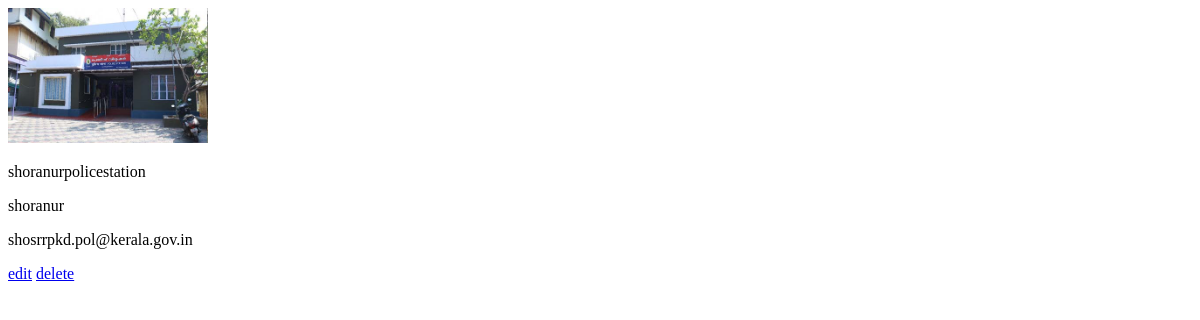
Page /my_admin/viewstations/ on the earlier database version.
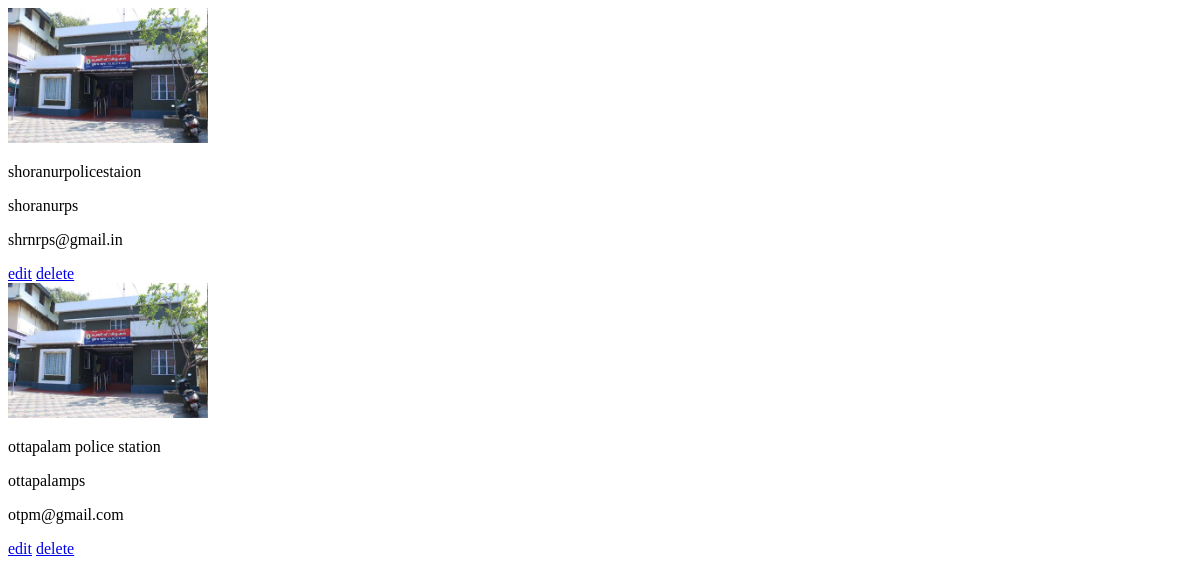
Same page on the later database version.
### my_admin/models.py (models this page shows, shortened)
class StationDetails(models.Model):
    station_name=models.CharField(max_length=88,null=True,blank=True)
    station_number=models.IntegerField(null=True,blank=True)
    description=models.TextField(null=True,blank=True)
    address=models.CharField(max_length=300,null=True,blank=True)
    station_image=models.ImageField(null=True,blank=True,upload_to='station_images')
    user_details=models.OneToOneField(LoginDetails,on_delete=models.CASCADE)
    phone=models.CharField(max_length=90,null=True,blank=True)
    updated_at=models.DateTimeField(auto_now_add=True)
    created_at=models.DateTimeField(auto_now_add=True)

### log_manager/models.py (models this page shows, shortened)
class LoginDetails(AbstractUser):
    USER_TYPE_CHOICES = [
        ('ADMIN', 'admin'),
        ('POLICESTATION', 'policestation'),
        ('USER', 'user'),
        ('LABOUR', 'labour'),
    ]
    user_type = models.CharField(max_length=22, choices=USER_TYPE_CHOICES, blank=True, null=True)
    status = models.CharField(default='pending', max_length=10, choices=[
        ('pending', 'Pending'),
        ('verified', 'Verified'),
        ('rejected', 'Rejected'),
    ])
    is_active = models.BooleanField(default=True)
    created_at = models.DateTimeField(auto_now_add=True)
    updated_at = models.DateTimeField(auto_now=True)

### my_admin/views.py (the view)
# urls.py: path('viewstations/',ViewStation.as_view(),name='viewstations'),
class ViewStation(View):
    def get(self,request):
        station=StationDetails.objects.select_related('user_details').all()
        return render(request,'my_admin/view_stations.html',{'view':station})

### template/my_admin/view_stations.html (shortened to what this page needs)
<!DOCTYPE html>
<html lang="en">
<head>
</head>
<body>
{% for station in view %}
<div class="card">
        <img src="{{ station.station_image.url }}" heigth="200px" width="200px">
        <p>{{station.station_name}}</p>
        <p>{{station.user_details.username}}</p>
    <p>{{station.user_details.email}}</p>
        <a href="{{user.id}}">edit</a>
    <a href="{{user.id}}">delete</a>
</div>
{% endfor %}
</body>
</html>

Differences in the rows shown:
changed StationDetails: station_name "shoranurpolicestation" → "shoranurpolicestaion"; user_details.username "shoranur" → "shoranurps"; user_details.email "shosrrpkd.pol@kerala.gov.in" → "shrnrps@gmail.in"
added StationDetails: station_image (picture), station_name "ottapalam police station", user_details.username "ottapalamps", user_details.email "otpm@gmail.com"
